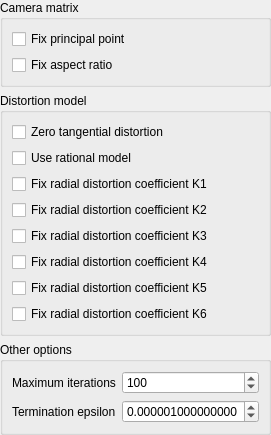
<?xml version="1.0" encoding="UTF-8"?>
<ui version="4.0">
 <class>ZPinholeCameraCalibratorConfigWidget</class>
 <widget class="QWidget" name="ZPinholeCameraCalibratorConfigWidget">
  <property name="geometry">
   <rect>
    <x>0</x>
    <y>0</y>
    <width>243</width>
    <height>375</height>
   </rect>
  </property>
  <property name="windowTitle">
   <string>Form</string>
  </property>
  <layout class="QGridLayout" name="gridLayout">
   <property name="leftMargin">
    <number>0</number>
   </property>
   <property name="topMargin">
    <number>0</number>
   </property>
   <property name="rightMargin">
    <number>0</number>
   </property>
   <property name="bottomMargin">
    <number>0</number>
   </property>
   <item row="1" column="0">
    <widget class="QGroupBox" name="cameraMatrixGroupBox">
     <property name="title">
      <string>Camera matrix</string>
     </property>
     <layout class="QFormLayout" name="formLayout_2">
      <item row="0" column="0">
       <widget class="QCheckBox" name="fixPrincipalPointCheckBox">
        <property name="text">
         <string>Fix principal point</string>
        </property>
       </widget>
      </item>
      <item row="1" column="0">
       <widget class="QCheckBox" name="fixAspectRatioCheckBox">
        <property name="text">
         <string>Fix aspect ratio</string>
        </property>
       </widget>
      </item>
     </layout>
    </widget>
   </item>
   <item row="3" column="0">
    <widget class="QGroupBox" name="groupBox_4">
     <property name="title">
      <string>Other options</string>
     </property>
     <layout class="QFormLayout" name="formLayout_3">
      <property name="fieldGrowthPolicy">
       <enum>QFormLayout::AllNonFixedFieldsGrow</enum>
      </property>
      <item row="0" column="0">
       <widget class="QLabel" name="label_18">
        <property name="text">
         <string>Maximum iterations</string>
        </property>
       </widget>
      </item>
      <item row="0" column="1">
       <widget class="QSpinBox" name="termMaxIterationsSpinBox">
        <property name="maximum">
         <number>1000</number>
        </property>
        <property name="singleStep">
         <number>10</number>
        </property>
        <property name="value">
         <number>100</number>
        </property>
       </widget>
      </item>
      <item row="1" column="0">
       <widget class="QLabel" name="label_19">
        <property name="text">
         <string>Termination epsilon</string>
        </property>
       </widget>
      </item>
      <item row="1" column="1">
       <widget class="QDoubleSpinBox" name="termEpsilonSpinBox">
        <property name="decimals">
         <number>15</number>
        </property>
        <property name="maximum">
         <double>1.000000000000000</double>
        </property>
        <property name="singleStep">
         <double>0.000001000000000</double>
        </property>
        <property name="value">
         <double>0.000001000000000</double>
        </property>
       </widget>
      </item>
     </layout>
    </widget>
   </item>
   <item row="2" column="0">
    <widget class="QGroupBox" name="distortionModelGroupBox">
     <property name="title">
      <string>Distortion model</string>
     </property>
     <layout class="QFormLayout" name="formLayout">
      <property name="fieldGrowthPolicy">
       <enum>QFormLayout::AllNonFixedFieldsGrow</enum>
      </property>
      <item row="0" column="0">
       <widget class="QCheckBox" name="zeroTangentialDistortionCheckBox">
        <property name="text">
         <string>Zero tangential distortion</string>
        </property>
       </widget>
      </item>
      <item row="1" column="0">
       <widget class="QCheckBox" name="useRationalModelCheckBox">
        <property name="text">
         <string>Use rational model</string>
        </property>
       </widget>
      </item>
      <item row="2" column="0">
       <widget class="QCheckBox" name="fixK1CheckBox">
        <property name="text">
         <string>Fix radial distortion coefficient K1</string>
        </property>
       </widget>
      </item>
      <item row="3" column="0">
       <widget class="QCheckBox" name="fixK2CheckBox">
        <property name="text">
         <string>Fix radial distortion coefficient K2</string>
        </property>
       </widget>
      </item>
      <item row="4" column="0">
       <widget class="QCheckBox" name="fixK3CheckBox">
        <property name="text">
         <string>Fix radial distortion coefficient K3</string>
        </property>
       </widget>
      </item>
      <item row="5" column="0">
       <widget class="QCheckBox" name="fixK4CheckBox">
        <property name="text">
         <string>Fix radial distortion coefficient K4</string>
        </property>
       </widget>
      </item>
      <item row="6" column="0">
       <widget class="QCheckBox" name="fixK5CheckBox">
        <property name="text">
         <string>Fix radial distortion coefficient K5</string>
        </property>
       </widget>
      </item>
      <item row="7" column="0">
       <widget class="QCheckBox" name="fixK6CheckBox">
        <property name="text">
         <string>Fix radial distortion coefficient K6</string>
        </property>
       </widget>
      </item>
     </layout>
    </widget>
   </item>
  </layout>
 </widget>
 <resources/>
 <connections/>
</ui>
